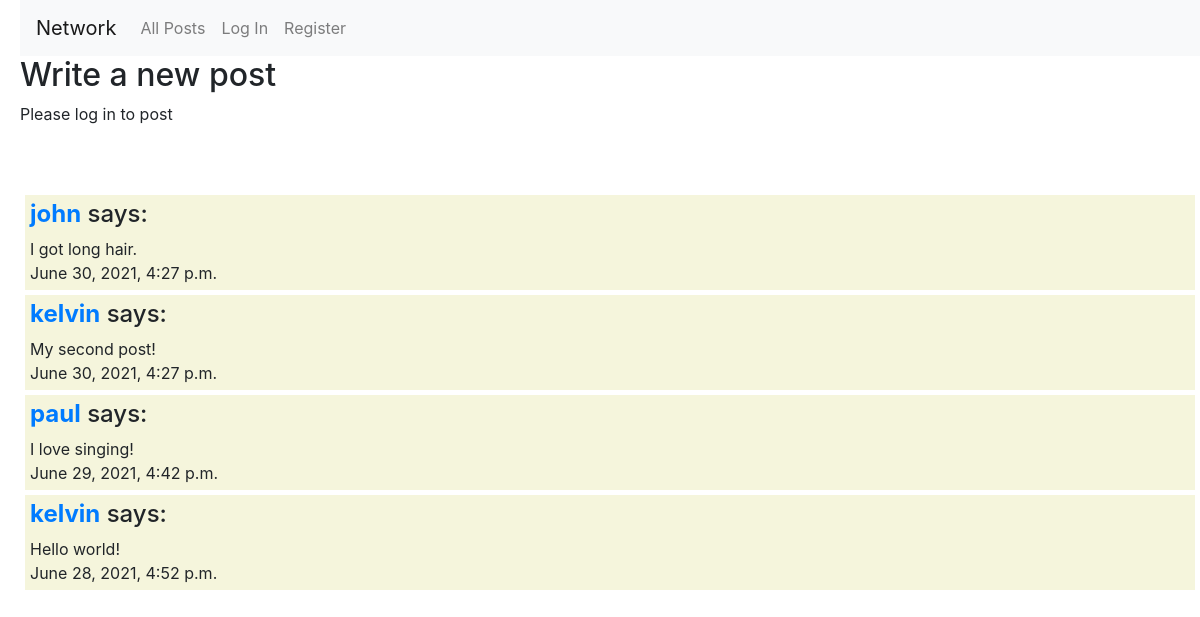
The page / on the database its author committed.
### network/models.py (models this page shows)
class Post(models.Model):
    poster = models.ForeignKey(User, on_delete=models.SET_NULL, null=True)
    post = models.TextField()
    date = models.DateTimeField(auto_now_add=True)

class User(AbstractUser):
    pass

### network/views.py (the view, shortened to what this page needs)
# urls.py: path("", views.index, name="index"),
def index(request):
    return render(request, "network/index.html", {
        "posts": Post.objects.order_by('-date')
    })

### network/templates/network/index.html
{% extends "network/layout.html" %}
{% block body %}
<div>
    <h2>Write a new post</h2>
    {% if user.is_authenticated %}
    <form method="POST" action="">
        {% csrf_token %}
        <textarea name="post" placeholder="Write new post"></textarea>
        <br>
        <button class="button">Post</button>
    </form>
    {% else %}
    <p>Please log in to post</p>
    {% endif %}
</div>
<br>
<br>
<div>
    {% for post in posts %}
    <div class="index_post">
        <h4><strong><a href="{% url 'profile' post.poster.username %}">{{ post.poster }}</a></strong> says:</h4>
        {{ post.post }}
        <br>
        {{ post.date }}
    </div>
    {% empty %}
    <strong>No new posts.</strong>
    {% endfor %}
</div>
{% endblock %}

### network/static/network/styles.css (style rules this page uses)
body { padding-left:20px; }
.index_post { background-color: beige; padding: 5px; margin: 5px; }

### rows shown on the page
Post: poster "john", post "I got long hair.", date "June 30, 2021, 4:27 p.m."
Post: poster "kelvin", post "My second post!", date "June 30, 2021, 4:27 p.m."
Post: poster "paul", post "I love singing!", date "June 29, 2021, 4:42 p.m."
Post: poster "kelvin", post "Hello world!", date "June 28, 2021, 4:52 p.m."
